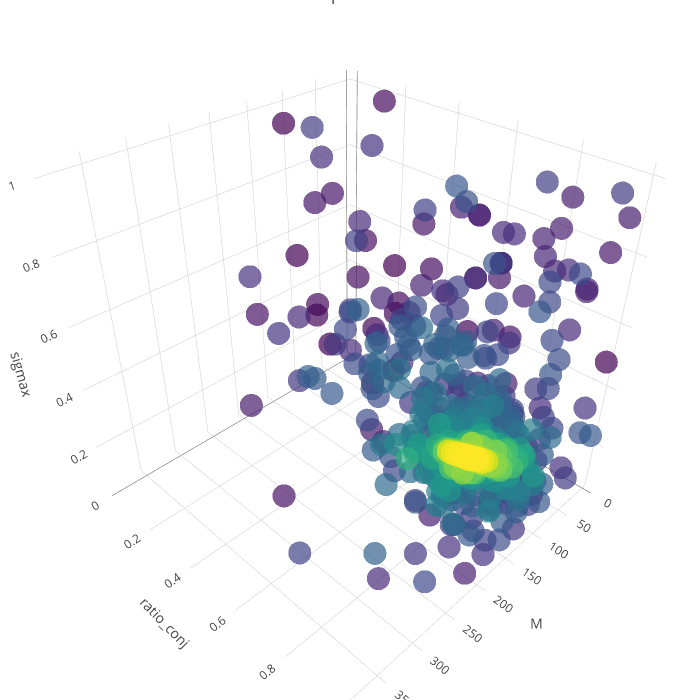

The cell this chart's notebook holds for it:
### Code cell
# Filter the start of steps only
df_cmaes_traj = df_best_fits[df_best_fits['step'] < 1000]
result_to_color = np.array(df_cmaes_traj['step'])
# result_to_color = np.array(df_cmaes_traj['dist_nll92'])
# result_to_color = np.log(result_to_color)

parameters = ['M', 'ratio_conj', 'sigmax']
# parameters = ['ratio_conj', 'sigmax', 'sigma_baseline']

text = ['> %s' % (x) for x in result_to_color]

trace1 = go.Scatter3d(
        x = df_cmaes_traj[parameters[0]],
        y = df_cmaes_traj[parameters[1]],
        z = df_cmaes_traj[parameters[2]],
        text = text,
        mode = 'markers',
        marker = go.Marker(
            color = result_to_color,
            size = 8,
            colorscale='Viridis',
            opacity=0.7
        )
    )
data = [trace1]
layout = go.Layout(
    title='Landscape for NLL92',
    autosize=False,
    width=700,
    height=700,
    margin=dict(
        l=0,
        r=0,
        b=0,
        t=0),
    scene=go.Scene(
        xaxis=go.XAxis(
            title=parameters[0],
        ),
        yaxis=go.YAxis(
            title=parameters[1],
        ),
        zaxis=go.ZAxis(
            title=parameters[2],
        )
    )
)
fig = go.Figure(data=data, layout=layout)
py.iplot(fig)

### Figure 1 — Plotly figure (JSON) as saved in the notebook; plotly's stock layout.template omitted (floating-point values rounded to 4 significant figures; data arrays with more than 128 entries replaced by an {"elided": "..."} marker saying what was removed)
{"data": [{"marker": {"color": {"elided": "920 int values"}, "colorscale": "Viridis", "opacity": 0.7, "size": 8}, "mode": "markers", "text": {"elided": "920 str values"}, "type": "scatter3d", "x": {"elided": "920 int values"}, "y": {"elided": "920 float values"}, "z": {"elided": "920 float values"}}], "layout": {"autosize": false, "height": 700, "margin": {"b": 0, "l": 0, "r": 0, "t": 0}, "scene": {"xaxis": {"title": "M"}, "yaxis": {"title": "ratio_conj"}, "zaxis": {"title": "sigmax"}}, "title": "Landscape for NLL92", "width": 700}}
